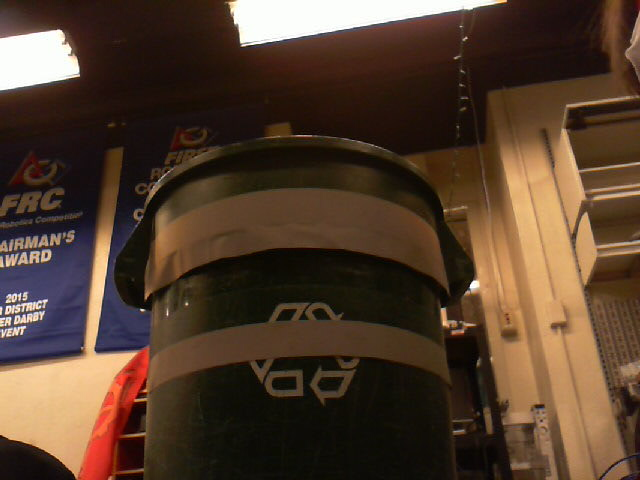
#> input picture sample_images/my_photo-2.jpg, 640 x 480 px, given in place of the camera
$ python GearTargetDetection.py
#> lines starting #> are read from the running program, lines starting #| are printed output that depends on the picture; after the words box and inside, x2 and y2 are one past the last pixel; in counts of white or black regions, pixels touching at a corner belong together
### MultithreadVideoStream.py
from threading import Thread
from SetupUtil import *

import cv2


class MultithreadVideoStream:
    def __init__(self, src=0):

        '''Initialize and read camera stream'''
#> called with src = 0
        setUpCamera(src)
        self.stream = cv2.VideoCapture()


        while not self.stream.open(src):
            self.stream.open(src)

        self.grabbed, self.frame = self.stream.read()
#> self.frame is the input picture: shape (480, 640, 3); mean B, G, R 45, 61.3, 82.9

        '''Used to indicate if thread should be stopped'''
        self.stopped = False

    def start(self):
        '''Starts thread to read frame'''
        Thread(target=self.update, args=()).start()
        return self

    def update(self):
        '''Keep looping until thread is stopped'''
        while True:
            '''If thread should be stopped then stop'''
            if self.stopped:
                return

            '''Else just keep grabbing frames'''
            self.grabbed, self.frame = self.stream.read()

    def read(self):
        '''Return most recent frame'''
        return self.frame

    def release(self):
        self.stream.release()
        self.stopped = True

    def isOpened(self):
        return self.isOpened()

### SetupUtil.py
import argparse
import csv
import os

import cv2
from networktables import NetworkTable


# noinspection PyUnusedLocal
def do_nothing(x):
    pass


def parse_arguments():
    # construct the argument parse and parse the arguments
    ap = argparse.ArgumentParser()
    ap.add_argument("-d", "--display", type=int, default=-1,
                    help="Whether or not frames should be displayed")
    ap.add_argument("-p", "--print", type=int, default=-1,
                    help="Whether or not math should be printed")
    return vars(ap.parse_args())


def setUpCamera(device_port):
    # Sets all the camera values manually
    os.system("uvcdynctrl -s 'Exposure, Auto' 3 -d video" + str(device_port))
    os.system("uvcdynctrl -s Brightness 62 -d video" + str(device_port))
    os.system("uvcdynctrl -s Contrast 4 -d video" + str(device_port))
    os.system("uvcdynctrl -s Saturation 79 -d video" + str(device_port))
    os.system("uvcdynctrl -s 'White Balance Temperature, Auto' 0 -d video" + str(device_port))
    os.system("uvcdynctrl -s 'White Balance Temperature' 4487 -d video" + str(device_port))
    os.system("uvcdynctrl -s 'Sharpness' 25 -d video" + str(device_port))


def setUpNetworkTables():
    # Start network tables and connect to roboRio
    NetworkTable.setIPAddress('10.3.21.2')
    NetworkTable.setClientMode()
    NetworkTable.initialize()

    '''Gets the table called jetson'''
    nt = NetworkTable.getTable('jetson')

    # while not nt.isConnected():
    # time.sleep(.1)

    return nt


def putInNetworkTable(network_table, key, value):
    if network_table.isConnected():
        network_table.putString(key, value)


# [16 lines left out: functions check_key_pressed, setUpWindowsAndTrackbars, not called in this run]


def readHSV():
    all_values = []

    with open('HsvValues.csv', 'r') as file:
#> (reads HsvValues.csv from the repository)
        reader = csv.reader(file)
        for row in reader:
            all_values.append(row)

    return all_values


# [8 lines left out: function writeHSV, not called in this run]

### VisionUtils.py
import math

import cv2
import numpy as np

BOILER_HEIGHT = 88.5
CAMERA_HEIGHT = 31.5  # 21.5


# [26 lines left out: functions calculate_centroid, get_angle_to_gear, find_center, not called in this run]


def preprocess_image(image, green_lower, green_upper):
    hsv_image = cv2.cvtColor(image, cv2.COLOR_BGR2HSV)
#> hsv_image: shape (480, 640, 3); mean H, S, V 25.9, 139.7, 84.1

    blurred_image = cv2.bilateralFilter(hsv_image, 9, 75, 75)
#> blurred_image: shape (480, 640, 3); mean H, S, V 25.8, 139.7, 84.2

    '''Creates a mask for the color green'''
    mask = cv2.inRange(blurred_image, green_lower, green_upper)
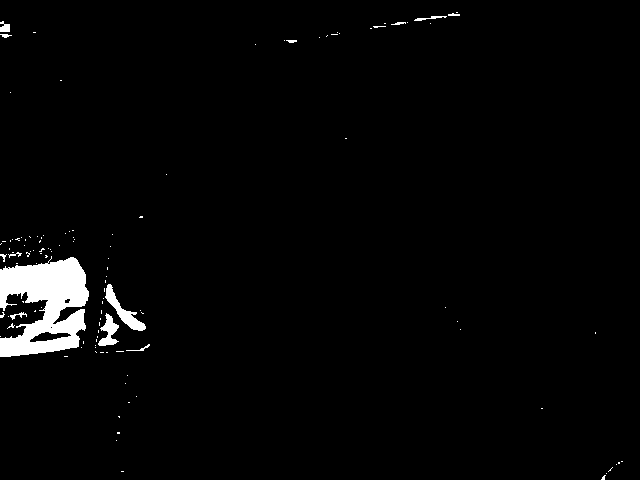
#> mask: shape (480, 640); 2.4% white; 117 white regions (104 under 20 px), largest, box (x1, y1, x2, y2) and area: (0, 256, 89, 357) 5706, (105, 284, 146, 331) 533, (98, 313, 119, 346) 336

    kernel = np.ones((3, 3), np.uint8)

    maskRemoveNoise = cv2.morphologyEx(mask, cv2.MORPH_OPEN, kernel)
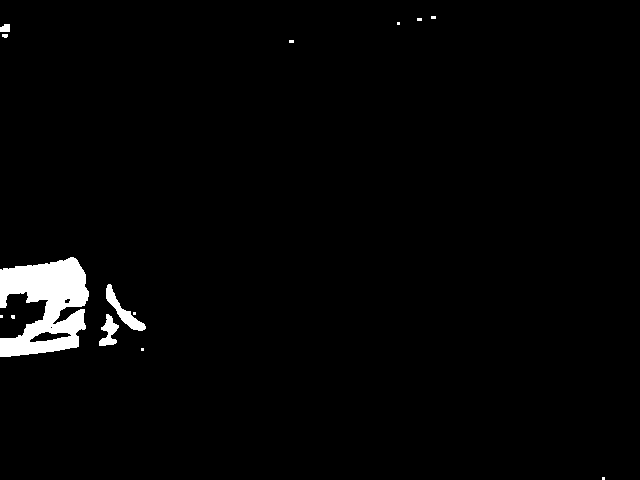
#> maskRemoveNoise: shape (480, 640); 2.2% white; 14 white regions (9 under 20 px), largest, box (x1, y1, x2, y2) and area: (0, 257, 89, 357) 5622, (106, 284, 146, 331) 515, (99, 314, 119, 346) 328, (0, 24, 10, 32) 70, (2, 34, 8, 38) 21

    maskCloseHoles = cv2.morphologyEx(maskRemoveNoise, cv2.MORPH_CLOSE, kernel, iterations=2)
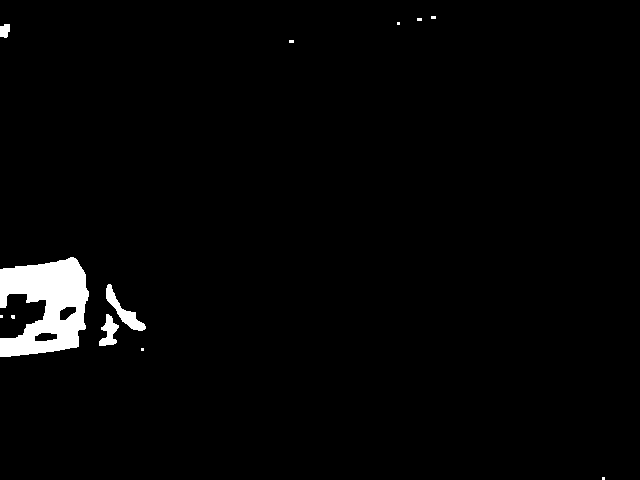
#> maskCloseHoles: shape (480, 640); 2.2% white; 12 white regions (8 under 20 px), largest, box (x1, y1, x2, y2) and area: (0, 257, 89, 357) 5797, (106, 284, 146, 331) 540, (99, 314, 119, 346) 339, (0, 24, 10, 38) 115

    mask = cv2.erode(maskCloseHoles, kernel, iterations=2)
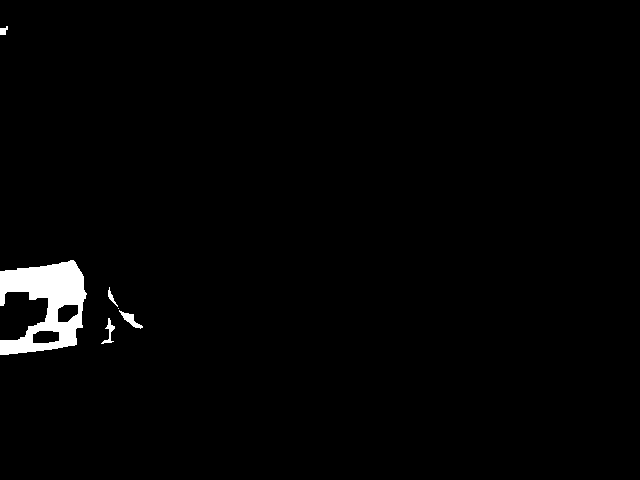
#> mask: shape (480, 640); 1.6% white; 6 white regions (1 under 20 px), largest, box (x1, y1, x2, y2) and area: (0, 260, 87, 355) 4623, (119, 310, 143, 329) 152, (101, 318, 115, 344) 112, (108, 287, 118, 307) 57, (0, 26, 8, 35) 50
    mask = cv2.dilate(mask, kernel, iterations=2)
#> mask: shape (480, 640); 2.2% white; 4 white regions

    return mask


def findAndSortContourArea(contours):
    area_array = []

    for i, j in enumerate(contours):
        area = cv2.contourArea(j)
        area_array.append(area)

    sortedArray = sorted(zip(area_array, contours), key=lambda x: x[0], reverse=True)

    return sortedArray


# [11 lines left out: function calculateAngleToCenterOfContour, not called in this run]


def aspectRatioOfGear(w, h):
    """ returns true if the rectangle is
    of the correct aspect ratio and false if not."""
    return w / h >= 1.5 / 5 and w / h <= 3.5 / 5


def percentFilled(w, h, cnt):
    """ returns if the contour occupies at least 70% of the area of it's bounding rectangle """
    return cv2.contourArea(cnt) >= 0.7 * w * h


def degreesAboveCamera(boundingY):
    return ((480 - boundingY) / 480) * 38.5


def distanceFromBoilerCamera(degrees):
    return (BOILER_HEIGHT - CAMERA_HEIGHT) / math.sin(math.radians(degrees + 21.75))

### GearTargetDetection.py
import numpy as np
import sys

from MultithreadVideoStream import MultithreadVideoStream
from SetupUtil import *
from VisionUtils import *

'''Create threaded video stream'''

camera = MultithreadVideoStream(src=0).start()

args = parse_arguments()

nt = setUpNetworkTables()

MIN_PERIMETER = 50

hsv_values = readHSV()

while True:

    greenLower = np.array([int(hsv_values[0][1]), int(hsv_values[2][1]), int(hsv_values[4][1])])
    greenUpper = np.array([int(hsv_values[1][1]), int(hsv_values[3][1]), int(hsv_values[5][1])])

    '''Read frame from thread camera'''
    frame = camera.read()

    while frame is None:
        print("Trying")
        frame = camera.read()

    '''Process the image to get a mask'''
    mask = preprocess_image(frame, greenLower, greenUpper)

    '''Find the contour in the mask'''
    contours = cv2.findContours(mask.copy(), cv2.RETR_EXTERNAL, cv2.CHAIN_APPROX_SIMPLE)[-2]
#> contours = 4 contours; box (x1, y1, x2, y2) and area: (0, 258, 89, 357) 5850, (106, 285, 145, 331) 474, (99, 316, 117, 346) 272, (0, 24, 10, 37) 91

    contours = [x for x in contours if not cv2.arcLength(x, True) < MIN_PERIMETER]
#> contours = 3 contours; box (x1, y1, x2, y2) and area: (0, 258, 89, 357) 5850, (106, 285, 145, 331) 474, (99, 316, 117, 346) 272

    '''Only if we find both contours do we continue'''
    if len(contours) > 1:

        sortArray = findAndSortContourArea(contours=contours)
#> the loop in findAndSortContourArea, `for i, j in enumerate(contours):` made 3 passes
#> area on passes 1 to 3: 271.5, 473.5, 5850
#> after the loop in findAndSortContourArea, `for i, j in enumerate(contours):`: area_array = [271.5, 473.5, 5850]
#> in findAndSortContourArea, `sortedArray = sorted(zip(area_array, contours), key=lambda x: x[0], re..`: sortedArray = 3 items
#> sortArray = 3 items

        '''Find the largest contour'''
        first_largest_contour = max(contours, key=cv2.contourArea)
#> first_largest_contour = contour of 119 points, box (x1, y1, x2, y2) (0, 258, 89, 357), area 5850

        '''Find the nth largest contour [n-1][1] only if there is more than one contour
           So here we find the second largest'''
        second_largest_contour = sortArray[1][1]
#> second_largest_contour = contour of 57 points, box (x1, y1, x2, y2) (106, 285, 145, 331), area 474

        x, y, w, h = cv2.boundingRect(first_largest_contour)
#> x = 0; y = 258; w = 89; h = 99
        x1, y1, w1, h1 = cv2.boundingRect(second_largest_contour)
#> x1 = 106; y1 = 285; w1 = 39; h1 = 46

        if aspectRatioOfGear(w, h) and aspectRatioOfGear(w1, h1):
            average_angle_to_middle = calculateAngleToCenterOfContour(frame, first_largest_contour,
                                                                      second_largest_contour)
            if args["print"] > 0:
                print(str(average_angle_to_middle))

            average_middle_string = str(average_angle_to_middle)

            if average_angle_to_middle != 36 and average_angle_to_middle != 32.5:
                putInNetworkTable(nt, 'Angle To Gear', average_middle_string)
    else:
        putInNetworkTable(nt, 'Angle To Gear', 'Not Detected')

    if args["display"] > 0:
        '''Shows the images to the screen'''
        cv2.imshow("Frame", frame)
        cv2.imshow("Mask Frame", mask)

        if check_key_pressed():
            break

'''Clean up the camera and close all windows'''
camera.release()
cv2.destroyAllWindows()
